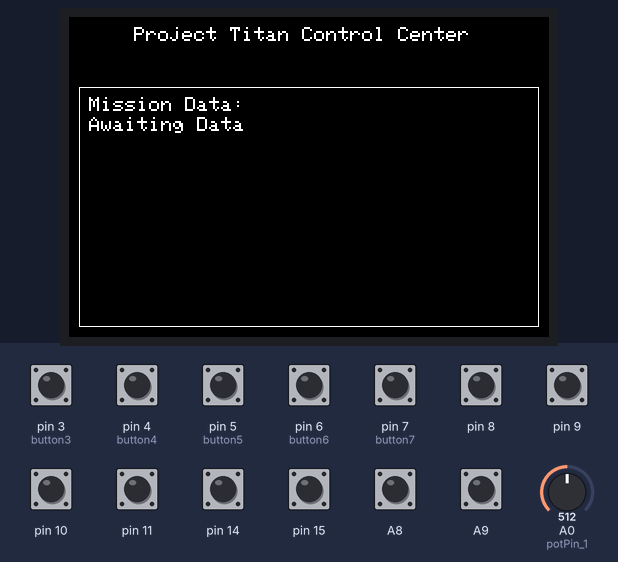
The sketch below on a simulated Arduino Mega 2560, built with avr-gcc and run on an emulated ATmega2560. Shown: 480×320 colour display. Inputs (shaded band) come from the test bench; at power-on: A8, A9, pin 3 (button3), pin 4 (button4), pin 5 (button5), pin 6 (button6), pin 7 (button7), pin 8–11, pin 14, pin 15 HIGH, A0 (potPin_1) = 512. No radio packets arrive unless stated; what the sketch prints to the serial monitor is not drawn.

Above: at 4.6 s.
4.7 s: pin 8 pulled LOW for 0.15 s
At 5.3 s:
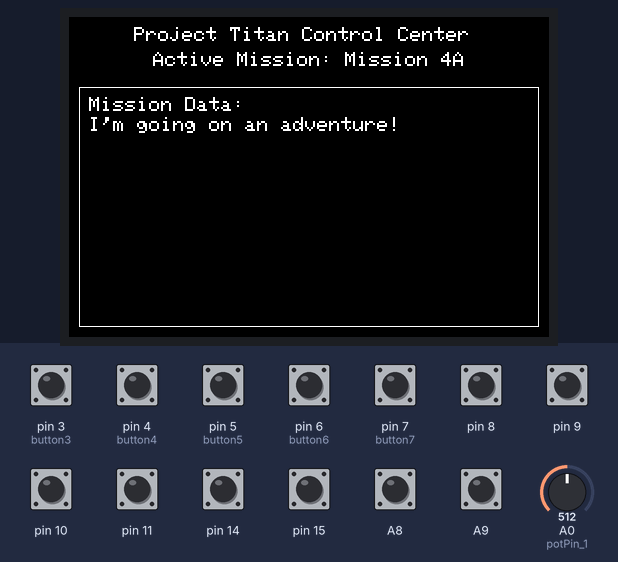
6.3 s: pin 10 pulled LOW for 0.15 s
At 7.6 s:
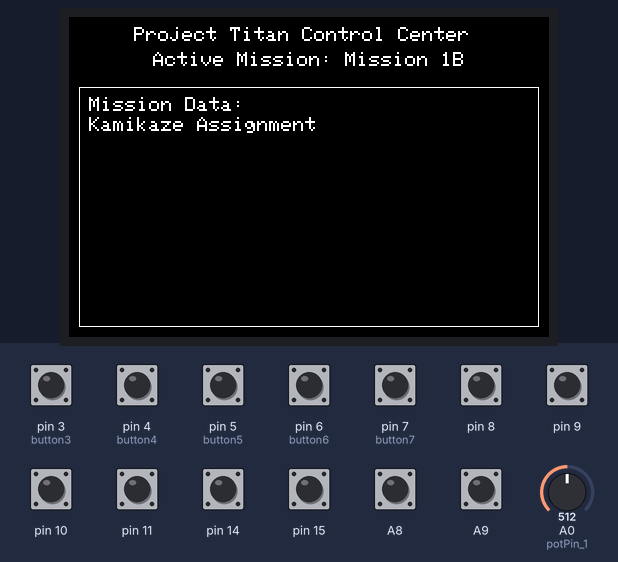
7.9 s: pin 14 pulled LOW for 0.15 s
At 9.1 s:
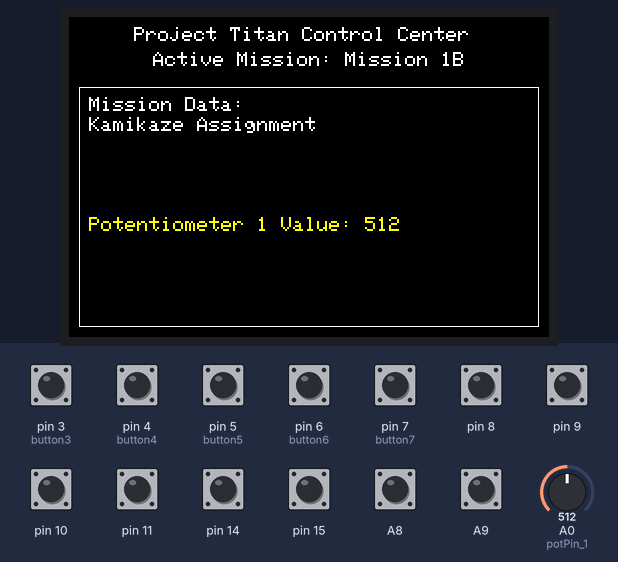
9.5 s: pin 15 pulled LOW for 1 s
At 10.6 s:
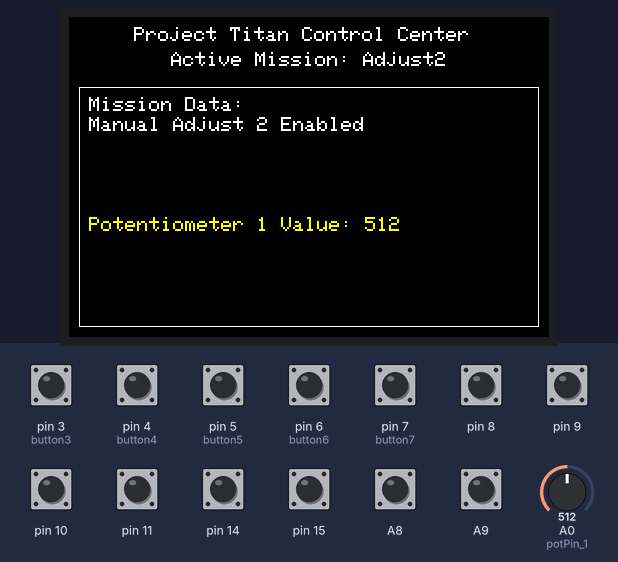
12.0 s: pin 15 pulled LOW for 0.15 s
At 13.2 s:
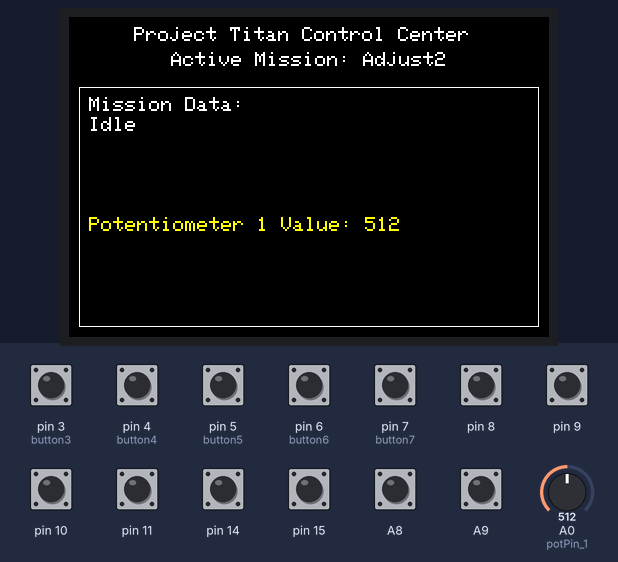
13.7 s: pin 9 pulled LOW for 0.15 s
At 14.8 s:
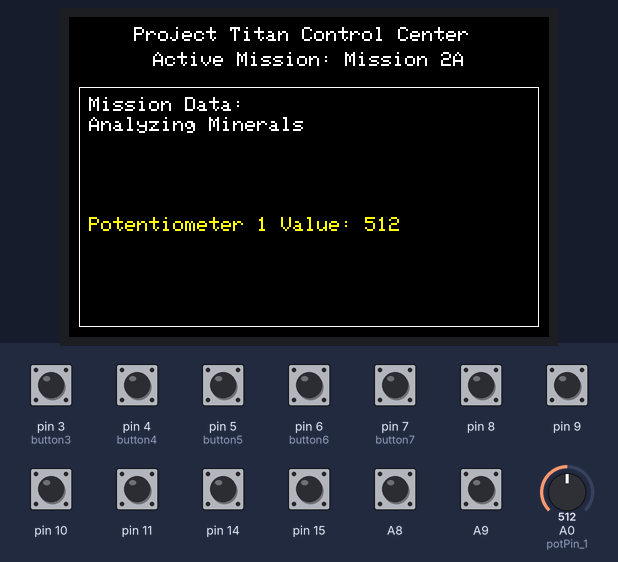
Timing chart, 0 to 16.5 s (numbered marks = the images above; inputs shaded):
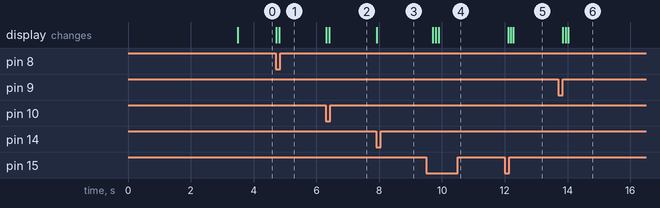

Measured:
- after the input at 4.7 s, the display: first changes at once (image 1 shows a later state)
- after the input at 6.3 s, the display: first changes at once (image 2 shows a later state)
- after the input at 7.9 s, the display: changes at once (image 3)
- after the input at 9.5 s, the display: first changes after 0.21 s (image 4 shows a later state)
- after the input at 12.0 s, the display: first changes after 0.10 s (image 5 shows a later state)
- after the input at 13.7 s, the display: first changes after 0.14 s (image 6 shows a later state)

The sketch:

Project_Titan_Control_V2.ino
```cpp
/*
 * ==========================================================
 * Project Name: Project Titan Control Center
 * Author: Bryce Keever
 * Date: January 27, 2025
 * Version: 2.0 - Modular Mission Handler
 * Description: Modular mission logic using TFT_HX8357 and RH_ASK
 * ==========================================================
 */

// ==========================================================
//                      Library Includes
// ==========================================================
#include <TFT_HX8357.h>
#include <SPI.h>
#include <RH_ASK.h>

// ==========================================================
//                      Object Declaration
// ==========================================================
TFT_HX8357 tft = TFT_HX8357();
RH_ASK rf_driver(2000, 19, 18, 10);  // TX on D18, RX on D18
bool wasManualAdjustActive = false;
int activeManualAdjust = -1; // Index in missions[], or -1 if none active
// ==========================================================
//                      Mission Struct
// ==========================================================
struct Mission {
  int pin;
  bool state;
  int prevState;
  const char* name;
  const char* onMessage;
  const char* offMessage;
  bool isManualAdjust;
  int potIndex;
};


// ==========================================================
//                      Mission Array
// ==========================================================
Mission missions[] = {
  {11, false, HIGH, "Mission 1A", "Scouting Perimeter", "Stop Mission 1A", false, -1},
  {10, false, HIGH, "Mission 1B", "Kamikaze Assignment", "Stop Mission 1B", false, -1},
  {9,  false, HIGH, "Mission 2A", "Analyzing Minerals", "Stop Mission 2A", false, -1},
  {8,  false, HIGH, "Mission 4A",  "I'm going on an adventure!", "Stop Mission 3", false, -1},

  {14, false, HIGH, "Adjust1", "Manual Adjust 1 Enabled", "Manual Adjust 1 Disabled", true, 0},
  {15, false, HIGH, "Adjust2", "Manual Adjust 2 Enabled", "Manual Adjust 2 Disabled", true, 1},
  {A9, false, HIGH, "Adjust3", "Manual Adjust 3 Enabled", "Manual Adjust 3 Disabled", true, 2},
  {A8, false, HIGH, "Adjust4", "Manual Adjust 4 Enabled", "Manual Adjust 4 Disabled", true, 3}
};


const int NUM_MISSIONS = sizeof(missions) / sizeof(missions[0]);

// ==========================================================
//                      Pin Declaration
// ==========================================================
const int button7 = 7;  // Move Backward
const int button6 = 6;  // Move Left
const int button5 = 5;  // Move Right
const int button4 = 4;  // Move Forward
const int button3 = 3;  // E-STOP

// Manual Adjustment Buttons
const int button14 = 14;  // Set Manual Adjust 1
const int button15 = 15;  // Set Manual Adjust 2

const int potPin_1 = A0;
const int potPin_2 = A1;
const int potPin_3 = A2;
const int potPin_4 = A3;
// ==========================================================
//                      Variables
// ==========================================================
String activeMission = "None";
String missionData = "Awaiting Data";

// ==========================================================
//                      Setup
// ==========================================================
void setup() {
  Serial.begin(115200);
  tft.begin();
  tft.setRotation(1);

  if (!rf_driver.init()) {
    Serial.println("RF Module Initialization Failed!");
  } else {
    Serial.println("RF Module Initialized.");
  }

  // E-STOP
  pinMode(button3, INPUT_PULLUP);
  attachInterrupt(digitalPinToInterrupt(button3), toggleLoop, FALLING);

  splash();

  // Button Pins
  for (int i = 4; i <= 11; i++) {
    pinMode(i, INPUT_PULLUP);
  }
  for (int i = 14; i <= 17; i++) {
    pinMode(i, INPUT_PULLUP);
  }
    for (int i = A4; i <= A9; i++) {
    pinMode(i, INPUT_PULLUP);
  }
}


// ==========================================================
//                      Splash Screen
// ==========================================================
void splash() {
  tft.fillScreen(TFT_BLACK);
  tft.setTextColor(TFT_WHITE, TFT_BLACK);
  tft.setTextSize(3);
  int16_t x = 65;  // original centering
  tft.setCursor(x, 140);
  tft.print("Project Titan");
  tft.setTextSize(2);
  tft.setCursor(x, 170);  // 30 pixels below
  tft.print("Tiny Frame. Boundless Vision.");
  delay(3000);

  tft.fillScreen(TFT_BLACK);
  tft.setTextSize(2);
  tft.setCursor((480 - (25 * 2 * 7)) / 2, 10); // Centered title
  tft.print("Project Titan Control Center");

  int boxX = 10, boxY = 70, boxWidth = 460, boxHeight = 240;
  tft.drawRect(boxX, boxY, boxWidth, boxHeight, TFT_WHITE);
  tft.setCursor(boxX + 10, boxY + 10);
  tft.print("Mission Data:");
  tft.setCursor(boxX + 10, boxY + 30);
  tft.print(missionData);
}

// ==========================================================
//                      Mission Display
// ==========================================================
void updateActiveMission(String mission) {
  if (mission != activeMission) {
    activeMission = mission;
    String activeMissionText = "Active Mission: " + activeMission;
    int16_t mission_width = activeMissionText.length() * 12; // Assume 12px/char
    int16_t mission_x_center = (480 - mission_width) / 2;

    tft.setTextSize(2);
    tft.setTextColor(TFT_WHITE, TFT_BLACK);
    tft.fillRect(0, 35, 480, 24, TFT_BLACK); // clear line at y=35
    tft.setCursor(mission_x_center, 35);
    tft.print(activeMissionText);
  }
}


void updateMissionData(String data) {
  if (data != missionData) {
    missionData = data;
    tft.setTextSize(2);
    tft.setTextColor(TFT_WHITE, TFT_BLACK);
    tft.fillRect(20, 100, 440, 200, TFT_BLACK);
    tft.setCursor(20, 100);
    tft.print(missionData);
  }
}


// ==========================================================
//                      Mission Handling
// ==========================================================
void handleMissions() {
  for (int i = 0; i < NUM_MISSIONS; i++) {
    bool current = digitalRead(missions[i].pin);
    if (current == LOW && missions[i].prevState == HIGH) {
      missions[i].state = !missions[i].state;
      updateActiveMission(missions[i].name);
      updateMissionData(missions[i].state ? missions[i].onMessage : "Idle");
      sendCommand(missions[i].state ? missions[i].name : missions[i].offMessage);
    }
    missions[i].prevState = current;
  }
}

// ==========================================================
//                      Movement Controls
// ==========================================================
void moveForward() {
  sendCommand("FORW");
  Serial.println("Jog Forward");
}
void moveBackward() {
  sendCommand("BACK");
  Serial.println("Jog Backward");
}
void turnLeft() {
  sendCommand("LEFT");
  Serial.println("Jog Left");
}
void turnRight() {
  sendCommand("RIGH");
  Serial.println("Jog Right");
}
// ==========================================================
//                      Adjustment Controls
// ==========================================================


// ==========================================================
//                      Communication
// ==========================================================
void sendCommand(const char *command) {
  rf_driver.send((uint8_t *)command, strlen(command));
  rf_driver.waitPacketSent();
  Serial.print("Sent: ");
  Serial.println(command);
}

// ==========================================================
//                      Emergency Stop
// ==========================================================
void toggleLoop() {
  Serial.println("E-STOP Activated");
  sendCommand("ESTOP");
}

void displayPotValue(int potIndex) {
  int potValue = analogRead(A0 + potIndex);
  Serial.print("Pot Value: ");
  Serial.println(potValue);

  tft.fillRect(20, 200, 440, 30, TFT_BLACK);
  tft.setCursor(20, 200);
  tft.setTextColor(TFT_YELLOW, TFT_BLACK);
  tft.setTextSize(2);
  tft.print("Potentiometer ");
  tft.print(potIndex + 1);
  tft.print(" Value: ");
  tft.print(potValue);
}

// ==========================================================
//                      Loop
// ==========================================================
void loop() {
  handleMissions();

  if (digitalRead(button7) == LOW) moveBackward();
  if (digitalRead(button6) == LOW) turnLeft();
  if (digitalRead(button5) == LOW) turnRight();
  if (digitalRead(button4) == LOW) moveForward();

  // if (digitalRead(button14) == LOW) Serial.println("Manual Adjust 1");
  // if (digitalRead(button15) == LOW) Serial.println("Manual Adjust 2");
  // if (digitalRead(A9) == LOW) Serial.println("Manual Adjust 3");
  // if (digitalRead(A8) == LOW) Serial.println("Manual Adjust 4");

  // if (digitalRead(A4) == LOW) Serial.println("Set Adjust 1");
  // if (digitalRead(A5) == LOW) Serial.println("Set Adjust 2");
  // if (digitalRead(A6) == LOW) Serial.println("Set Adjust 3");
  // if (digitalRead(A7) == LOW) Serial.println("Set Adjust 4");
for (int i = 0; i < NUM_MISSIONS; i++) {
  int current = digitalRead(missions[i].pin);

  if (current == LOW && missions[i].prevState == HIGH) {
    missions[i].state = !missions[i].state;

    if (missions[i].isManualAdjust) {
      if (missions[i].state) {
        for (int j = 0; j < NUM_MISSIONS; j++) {
          if (j != i && missions[j].isManualAdjust) {
            missions[j].state = false;
          }
        }
        activeManualAdjust = i;
      } else {
        activeManualAdjust = -1;
      }
    } else {
      updateActiveMission(missions[i].name);
      updateMissionData(missions[i].state ? missions[i].onMessage : "Idle");
      sendCommand(missions[i].state ? missions[i].name : missions[i].offMessage);
    }
  }

  missions[i].prevState = current;
}

if (activeManualAdjust != -1) {
  displayPotValue(missions[activeManualAdjust].potIndex);
  delay(200);
  wasManualAdjustActive = true;
  Serial.print("Active Manual Adjust: ");
  Serial.println(activeManualAdjust);

}
else if (wasManualAdjustActive) {
  tft.fillRect(20, 200, 440, 30, TFT_BLACK);
  wasManualAdjustActive = false;
}


}
```
